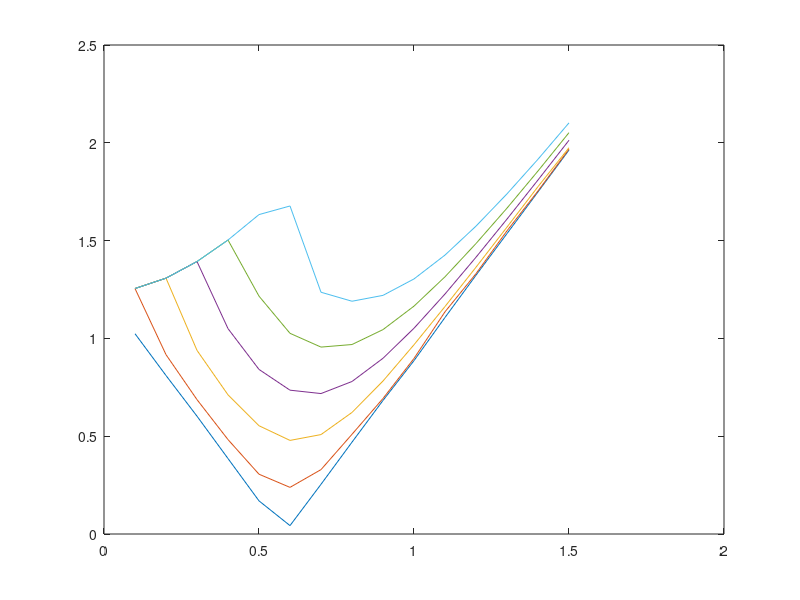

The MATLAB source for this figure:
%% Exercício 3

t_interval = [0.10;0.20;0.30;0.40;0.50;0.60;0.70;0.80;0.90;1.00;1.10;1.20;1.30;1.40;1.50];

I_rmsA_loadzero = [1.024;0.8103;0.6023;0.3858;0.1694;0.04294;0.2541;0.4696;0.6829;0.8864;1.1070;1.3230;1.5360;1.7490;1.9630];

I_rmsA_loadone = [1.2550;0.9170;0.6870;0.4827;0.3057;0.2384;0.3292;0.5098;0.6928;0.8975;1.1360;1.3310;1.5500;1.7540;1.9680];

I_rmsA_loadtwo = [1.255;1.308;0.9388;0.7115;0.5535;0.4785;0.5083;0.6215;0.7822;0.9676;1.163;1.364;1.569;1.776;1.975];

I_rmsA_loadthree = [1.255;1.308;1.393;1.05;0.8414;0.7353;0.718;0.7797;0.8984;1.052;1.227;1.415;1.61;1.81;2.013];

I_rmsA_loadfour = [1.255;1.308;1.393;1.503;1.216;1.026;0.9556;0.9687;1.045;1.165;1.315;1.485;1.666;1.856;2.052];

I_rmsA_loadfive = [1.2550;1.308;1.393;1.503;1.633;1.677;1.236;1.190;1.220;1.304;1.426;1.574;1.739;1.916;2.102];

plot(t_interval,I_rmsA_loadzero);
hold on
plot(t_interval,I_rmsA_loadone);
plot(t_interval,I_rmsA_loadtwo);
plot(t_interval,I_rmsA_loadthree);
plot(t_interval,I_rmsA_loadfour);
plot(t_interval,I_rmsA_loadfive);
hold off